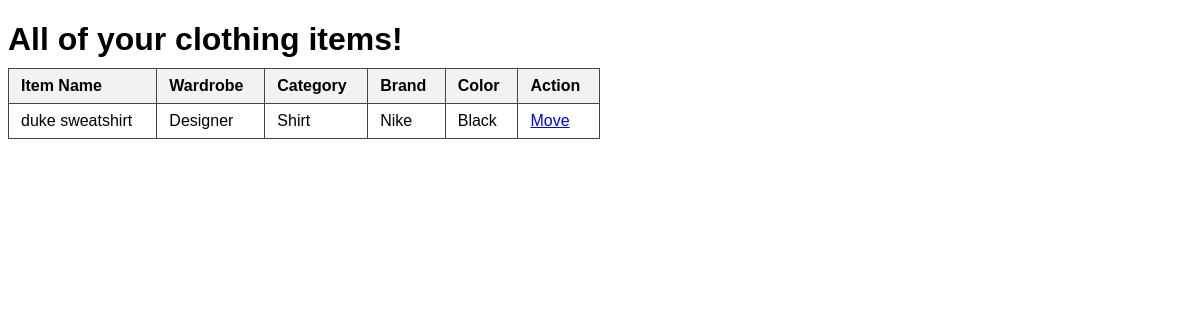
Page /allItems on the earlier database version.
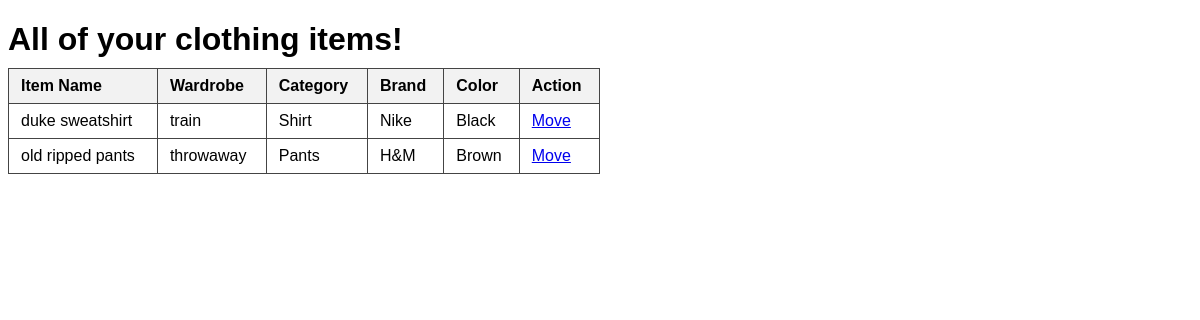
Same page on the later database version.
### tables this page shows
CREATE TABLE Item (
                      item_id INTEGER PRIMARY KEY,
                      user_id INTEGER REFERENCES User(user_id),
                      item_name TEXT NOT NULL UNIQUE,
                      wardrobe_name TEXT REFERENCES Wardrobe(wardrobe_name),
                      category_name TEXT,
                      brand_name TEXT,
                      color_name TEXT
                      );

### WardrobeProject/app.py (the view)
@app.route("/allItems", methods=["GET", "POST"])
def allItems():
    with sqlite3.connect(DB_PATH) as conn:
        conn.row_factory = sqlite3.Row
        cur = conn.cursor()
        cur.execute("""
                    SELECT *
                    FROM Item;
                    """)
        rows = cur.fetchall()
    return render_template("all_items.html", rows = rows)

### WardrobeProject/templates/all_items.html (shortened to what this page needs)
<!DOCTYPE html>
<html lang="en">
<head>
</head>
<body>
    <h1>All of your clothing items!</h1>
    <table>
        <tr>
            <th>Item Name</th>
            <th>Wardrobe</th>
            <th>Category</th>
            <th>Brand</th>
            <th>Color</th>
            <th>Action</th>
        </tr>
        {% for row in rows %}
        <tr>
            <td> {{ row["item_name"]}} </td>
            <td> {{ row["wardrobe_name"]}} </td>
            <td> {{ row["category_name"]}} </td>
            <td> {{ row["brand_name"]}} </td>
            <td> {{ row["color_name"]}} </td>
            <td>
                <a href="{{ url_for('moveItem', item_id = row["item_id"]) }}">Move</a>
            </td>
        </tr>
        {% endfor %}
    </table>
</body>
</html>

### WardrobeProject/templates/all_items.html (style rules this page uses)
body { font-family: Arial, sans-serif; margin: 12; }
table { border-collapse: collapse; width: 50%; }
th, td { border: 1px solid #444; padding: 8px 12px; text-align: left; }
th { background-color: #f2f2f2; }
h1 { margin-bottom: 10px; }

Differences in the rows shown:
changed Item "duke sweatshirt": wardrobe_name "Designer" → "train"
added Item: item_name "old ripped pants", wardrobe_name "throwaway", category_name "Pants", brand_name "H&M", color_name "Brown"
